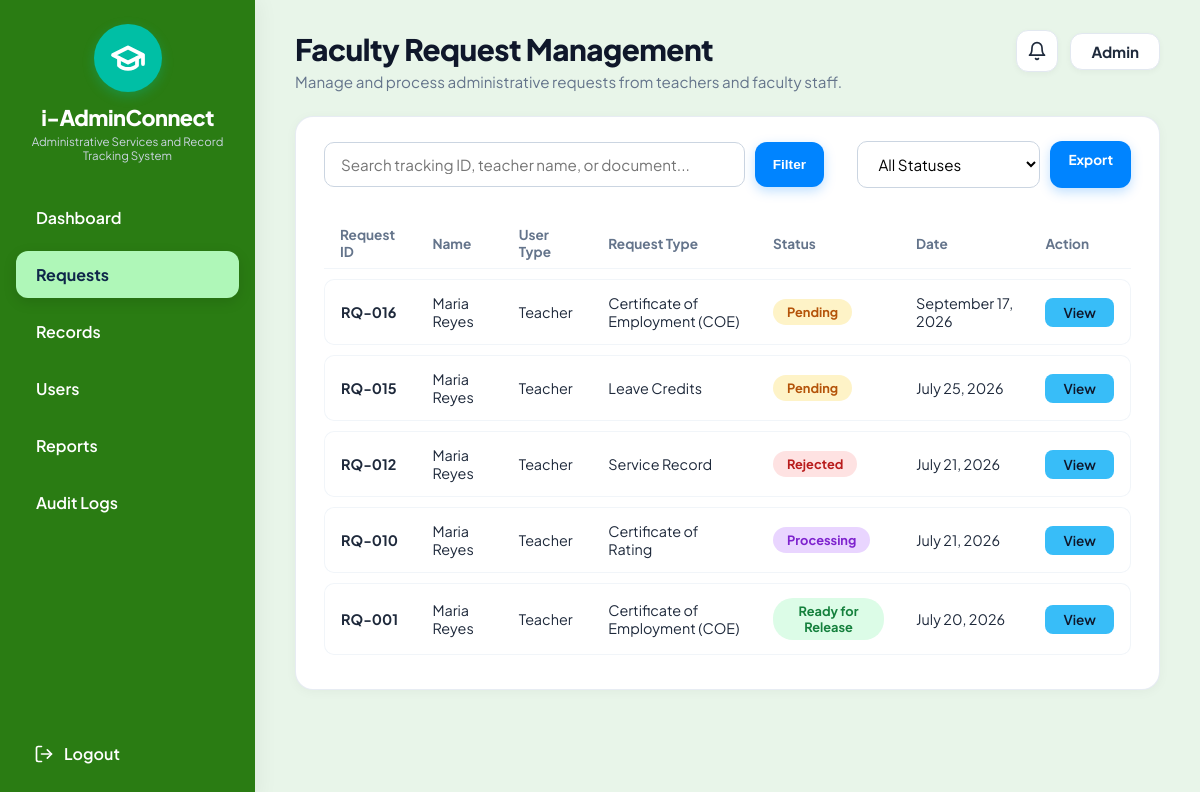
Page /manage_requests.php (signed in) on the committed database.
### tables this page shows
CREATE TABLE `requests` (
  `id` int(11) NOT NULL AUTO_INCREMENT,
  `tracking_number` varchar(50) NOT NULL,
  `user_id` int(11) NOT NULL,
  `request_type_id` int(11) NOT NULL,
  `purpose` text NOT NULL,
  `additional_notes` text DEFAULT NULL,
  `attached_filename` varchar(255) DEFAULT NULL,
  `file_size_kb` varchar(50) DEFAULT NULL,
  `file_verified` tinyint(1) DEFAULT 1,
  `status` enum('Pending','Under Review','Processing','Ready for Release','Released','Returned for Revision','Rejected') NOT NULL DEFAULT 'Pending',
  `current_stage` int(11) NOT NULL DEFAULT 1,
  `stage1_time` varchar(100) DEFAULT NULL,
  `stage2_time` varchar(100) DEFAULT NULL,
  `stage3_time` varchar(100) DEFAULT NULL,
  `stage4_time` varchar(100) DEFAULT NULL,
  `remarks` text DEFAULT NULL,
  `created_at` timestamp NOT NULL DEFAULT current_timestamp(),
  `updated_at` timestamp NOT NULL DEFAULT current_timestamp() ON UPDATE current_timestamp(),
  PRIMARY KEY (`id`),
  UNIQUE KEY `tracking_number` (`tracking_number`),
  KEY `user_id` (`user_id`),
  KEY `request_type_id` (`request_type_id`),
  CONSTRAINT `fk_req_type` FOREIGN KEY (`request_type_id`) REFERENCES `request_types` (`id`),
  CONSTRAINT `fk_req_user` FOREIGN KEY (`user_id`) REFERENCES `users` (`id`) ON DELETE CASCADE
);

CREATE TABLE `users` (
  `id` int(11) NOT NULL AUTO_INCREMENT,
  `username` varchar(60) NOT NULL,
  `password` varchar(255) NOT NULL,
  `full_name` varchar(120) NOT NULL,
  `email` varchar(120) NOT NULL,
  `role` enum('student','teacher','admin') NOT NULL,
  `id_number` varchar(50) DEFAULT NULL,
  `department` varchar(100) DEFAULT NULL,
  `section` varchar(50) DEFAULT NULL,
  `year_level` varchar(50) DEFAULT NULL,
  `course` varchar(100) DEFAULT NULL,
  `status` enum('Active','Inactive','Dropped') NOT NULL DEFAULT 'Active',
  `created_at` timestamp NOT NULL DEFAULT current_timestamp(),
  PRIMARY KEY (`id`),
  UNIQUE KEY `username` (`username`),
  UNIQUE KEY `email` (`email`)
);

CREATE TABLE `request_types` (
  `id` int(11) NOT NULL AUTO_INCREMENT,
  `code` varchar(30) NOT NULL,
  `name` varchar(150) NOT NULL,
  `target_role` enum('student','teacher','both') NOT NULL,
  `requirements` text NOT NULL,
  `fee` decimal(10,2) DEFAULT 0.00,
  `is_free` tinyint(1) DEFAULT 1,
  PRIMARY KEY (`id`),
  UNIQUE KEY `code` (`code`)
);

### includes/admin_dashboard_view.php (the view, shortened to what this page needs)
<?php
$search = trim($_GET['search'] ?? '');
$query = "SELECT r.*, u.full_name as student_or_teacher_name, u.role as requester_role, rt.name as request_type_name
          FROM requests r
          JOIN users u ON r.user_id = u.id
          JOIN request_types rt ON r.request_type_id = rt.id
          WHERE u.role = 'teacher'";
$params = [];
$query .= " ORDER BY r.id DESC";
$stmt = $pdo->prepare($query);
$stmt->execute($params);
$all_requests = $stmt->fetchAll();
?>
<div class="content-card">
  <div style="display: flex; justify-content: space-between; align-items: center; margin-bottom: 20px; gap: 15px; flex-wrap: wrap;">
    <form method="GET" style="flex-grow: 1; max-width: 500px; display: flex; gap: 10px;">
      <input
        type="text"
        name="search"
        class="form-control"
        placeholder="Search tracking ID, teacher name, or document..."
        value="<?= htmlspecialchars($search) ?>"
      />
      <button type="submit" class="btn-primary-cta" style="padding: 10px 18px; font-size: 0.85rem;">Filter</button>
    </form>
    <div style="display: flex; gap: 10px;">
      <form method="GET" id="status-filter-form">
        <select name="status" class="form-control" style="width: auto;" onchange="this.form.submit()">
          <option value="ALL">All Statuses</option>
        </select>
      </form>
      <?php
        $export_params = ['scope' => 'faculty'];
      ?>
      <a href="export_csv.php?<?= http_build_query($export_params) ?>" class="btn-primary-cta" style="padding: 10px 18px; font-size: 0.85rem; text-decoration: none;">Export</a>
    </div>
  </div>
  <div class="table-container">
    <table class="custom-table">
      <thead>
        <tr>
          <th>Request ID</th>
          <th>Name</th>
          <th>User Type</th>
          <th>Request Type</th>
          <th>Status</th>
          <th>Date</th>
          <th>Action</th>
        </tr>
      </thead>
      <tbody>
        <?php if (empty($all_requests)): ?>
          <tr>
            <td colspan="7" style="text-align: center; color: #94a3b8; padding: 24px;">No matching records found.</td>
          </tr>
        <?php else: ?>
          <?php foreach ($all_requests as $row):
            $status_class = strtolower(str_replace(' ', '-', $row['status']));
            $date_str = date('F j, Y', strtotime($row['created_at']));
          ?>
            <tr>
              <td><strong><?= htmlspecialchars($row['tracking_number']) ?></strong></td>
              <td><?= htmlspecialchars($row['student_or_teacher_name']) ?></td>
              <td><?= ucfirst($row['requester_role']) ?></td>
              <td><?= htmlspecialchars($row['request_type_name']) ?></td>
              <td><span class="badge-status <?= $status_class ?>"><?= htmlspecialchars($row['status']) ?></span></td>
              <td><?= htmlspecialchars($date_str) ?></td>
              <td>
                <a href="request_details.php?id=<?= $row['id'] ?>" class="btn-action-view" style="text-decoration: none; display: inline-block;">View</a>
              </td>
            </tr>
          <?php endforeach; ?>
        <?php endif; ?>
      </tbody>
    </table>
  </div>
</div>

### css/style.css (style rules this page uses)
:root { --navy-sidebar: #173b75; --navy-sidebar-dark: #122c59; --sidebar-active: #90c2f7; --sidebar-active-text: #0f274a; --teal-logo: #00bfa5; --bg-canvas: #e9eff6; --card-bg: #ffffff; --primary-blue: #0284c7; --primary-blue-hover: #0369a1; --text-dark: #1e293b; --text-muted: #64748b; --border-light: #e2e8f0; --status-pending-bg: #fef3c7; --status-pending-text: #b45309; --status-processing-bg: #e9d5ff; --status-processing-text: #7e22ce; --status-ready-bg: #dcfce7; --status-ready-text: #15803d; --status-rejected-bg: #fee2e2; --status-rejected-text: #b91c1c; --status-released-bg: #dbeafe; --status-released-text: #1d4ed8; }
* { box-sizing: border-box; margin: 0; padding: 0; }
body { font-family: 'Plus Jakarta Sans', 'Inter', -apple-system, BlinkMacSystemFont, sans-serif; background-color: var(--bg-canvas); color: var(--text-dark); min-height: 100vh; margin: 0; padding: 0; overflow-x: hidden; }
.content-card { background: var(--card-bg); border-radius: 18px; padding: 24px 28px; box-shadow: 0 2px 12px rgba(0, 0, 0, 0.04); border: 1px solid rgba(226, 232, 240, 0.8); margin-bottom: 24px; }
.table-container { overflow-x: auto; }
.custom-table { width: 100%; border-collapse: separate; border-spacing: 0 10px; }
.custom-table th { font-size: 0.85rem; font-weight: 700; color: #64748b; text-align: left; padding: 8px 16px; border-bottom: 1px solid #f1f5f9; }
.custom-table tbody tr { background-color: #ffffff; transition: background 0.15s ease; }
.custom-table td { padding: 14px 16px; font-size: 0.9rem; color: #1e293b; border-top: 1px solid #f1f5f9; border-bottom: 1px solid #f1f5f9; }
.custom-table td:first-child { border-left: 1px solid #f1f5f9; border-top-left-radius: 10px; border-bottom-left-radius: 10px; font-weight: 600; }
.custom-table td:last-child { border-right: 1px solid #f1f5f9; border-top-right-radius: 10px; border-bottom-right-radius: 10px; }
.badge-status { display: inline-block; padding: 5px 14px; border-radius: 20px; font-size: 0.8rem; font-weight: 700; text-align: center; }
.badge-status.pending { background-color: var(--status-pending-bg); color: var(--status-pending-text); }
.badge-status.processing { background-color: var(--status-processing-bg); color: var(--status-processing-text); }
.badge-status.ready, .badge-status.ready-for-release { background-color: var(--status-ready-bg); color: var(--status-ready-text); }
.badge-status.rejected { background-color: var(--status-rejected-bg); color: var(--status-rejected-text); }
.btn-action-view { background-color: #38bdf8; color: #0f172a; border: none; padding: 6px 18px; border-radius: 8px; font-size: 0.85rem; font-weight: 600; cursor: pointer; }
.btn-primary-cta { background-color: #0084ff; color: #ffffff; padding: 10px 24px; border-radius: 12px; font-size: 0.95rem; font-weight: 700; border: none; cursor: pointer; box-shadow: 0 4px 12px rgba(0, 132, 255, 0.25); transition: transform 0.15s, background 0.15s; }
.form-control { width: 100%; padding: 12px 16px; border: 1px solid #cbd5e1; border-radius: 10px; font-size: 0.95rem; outline: none; font-family: inherit; transition: border 0.15s, box-shadow 0.15s; background: #ffffff; }
html { scroll-behavior: smooth; scroll-padding-top: 80px; }

### rows in the picture
requests: tracking_number "RQ-016", user.full_name "Maria Reyes", user.role "Teacher", request_type.name "Certificate of Employment (COE)", status "Pending", created_at "September 17, 2026"
requests: tracking_number "RQ-015", user.full_name "Maria Reyes", user.role "Teacher", request_type.name "Leave Credits", status "Pending", created_at "July 25, 2026"
requests: tracking_number "RQ-012", user.full_name "Maria Reyes", user.role "Teacher", request_type.name "Service Record", status "Rejected", created_at "July 21, 2026"
requests: tracking_number "RQ-010", user.full_name "Maria Reyes", user.role "Teacher", request_type.name "Certificate of Rating", status "Processing", created_at "July 21, 2026"
requests: tracking_number "RQ-001", user.full_name "Maria Reyes", user.role "Teacher", request_type.name "Certificate of Employment (COE)", status "Ready for Release", created_at "July 20, 2026"

### other values in the picture
$user_role "Admin"
